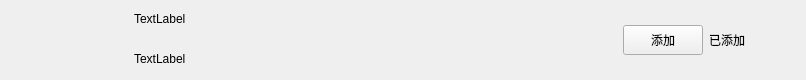
<?xml version="1.0" encoding="UTF-8"?>
<ui version="4.0">
 <class>ApplyFriendItem</class>
 <widget class="QWidget" name="ApplyFriendItem">
  <property name="geometry">
   <rect>
    <x>0</x>
    <y>0</y>
    <width>806</width>
    <height>80</height>
   </rect>
  </property>
  <property name="minimumSize">
   <size>
    <width>0</width>
    <height>0</height>
   </size>
  </property>
  <property name="maximumSize">
   <size>
    <width>16777215</width>
    <height>80</height>
   </size>
  </property>
  <property name="windowTitle">
   <string>Form</string>
  </property>
  <layout class="QHBoxLayout" name="horizontalLayout">
   <property name="topMargin">
    <number>0</number>
   </property>
   <property name="rightMargin">
    <number>0</number>
   </property>
   <property name="bottomMargin">
    <number>0</number>
   </property>
   <item>
    <spacer name="horizontalSpacer">
     <property name="orientation">
      <enum>Qt::Horizontal</enum>
     </property>
     <property name="sizeType">
      <enum>QSizePolicy::Fixed</enum>
     </property>
     <property name="sizeHint" stdset="0">
      <size>
       <width>50</width>
       <height>20</height>
      </size>
     </property>
    </spacer>
   </item>
   <item>
    <widget class="QLabel" name="icon_lb">
     <property name="minimumSize">
      <size>
       <width>45</width>
       <height>45</height>
      </size>
     </property>
     <property name="maximumSize">
      <size>
       <width>45</width>
       <height>45</height>
      </size>
     </property>
     <property name="text">
      <string/>
     </property>
    </widget>
   </item>
   <item>
    <widget class="QWidget" name="widget" native="true">
     <layout class="QHBoxLayout" name="horizontalLayout_2">
      <property name="leftMargin">
       <number>11</number>
      </property>
      <property name="topMargin">
       <number>2</number>
      </property>
      <property name="rightMargin">
       <number>11</number>
      </property>
      <property name="bottomMargin">
       <number>2</number>
      </property>
      <item>
       <widget class="QWidget" name="widget_2" native="true">
        <layout class="QVBoxLayout" name="verticalLayout">
         <property name="spacing">
          <number>10</number>
         </property>
         <property name="leftMargin">
          <number>11</number>
         </property>
         <property name="topMargin">
          <number>2</number>
         </property>
         <property name="rightMargin">
          <number>11</number>
         </property>
         <property name="bottomMargin">
          <number>2</number>
         </property>
         <item>
          <widget class="QLabel" name="user_name_lb">
           <property name="minimumSize">
            <size>
             <width>100</width>
             <height>30</height>
            </size>
           </property>
           <property name="maximumSize">
            <size>
             <width>200</width>
             <height>30</height>
            </size>
           </property>
           <property name="text">
            <string>TextLabel</string>
           </property>
          </widget>
         </item>
         <item>
          <widget class="QLabel" name="user_chat_lb">
           <property name="minimumSize">
            <size>
             <width>100</width>
             <height>30</height>
            </size>
           </property>
           <property name="maximumSize">
            <size>
             <width>200</width>
             <height>30</height>
            </size>
           </property>
           <property name="text">
            <string>TextLabel</string>
           </property>
          </widget>
         </item>
        </layout>
       </widget>
      </item>
      <item>
       <spacer name="horizontalSpacer_3">
        <property name="orientation">
         <enum>Qt::Horizontal</enum>
        </property>
        <property name="sizeHint" stdset="0">
         <size>
          <width>40</width>
          <height>20</height>
         </size>
        </property>
       </spacer>
      </item>
      <item>
       <widget class="ClickedBtn" name="addBtn">
        <property name="minimumSize">
         <size>
          <width>80</width>
          <height>30</height>
         </size>
        </property>
        <property name="maximumSize">
         <size>
          <width>80</width>
          <height>30</height>
         </size>
        </property>
        <property name="text">
         <string>添加</string>
        </property>
       </widget>
      </item>
      <item>
       <widget class="QLabel" name="already_add_lb">
        <property name="minimumSize">
         <size>
          <width>0</width>
          <height>40</height>
         </size>
        </property>
        <property name="maximumSize">
         <size>
          <width>16777215</width>
          <height>16777215</height>
         </size>
        </property>
        <property name="text">
         <string>已添加</string>
        </property>
       </widget>
      </item>
      <item>
       <spacer name="horizontalSpacer_2">
        <property name="orientation">
         <enum>Qt::Horizontal</enum>
        </property>
        <property name="sizeType">
         <enum>QSizePolicy::Fixed</enum>
        </property>
        <property name="sizeHint" stdset="0">
         <size>
          <width>50</width>
          <height>20</height>
         </size>
        </property>
       </spacer>
      </item>
     </layout>
    </widget>
   </item>
  </layout>
 </widget>
 <customwidgets>
  <customwidget>
   <class>ClickedBtn</class>
   <extends>QPushButton</extends>
   <header>clickedbtn.h</header>
  </customwidget>
 </customwidgets>
 <resources/>
 <connections/>
</ui>
